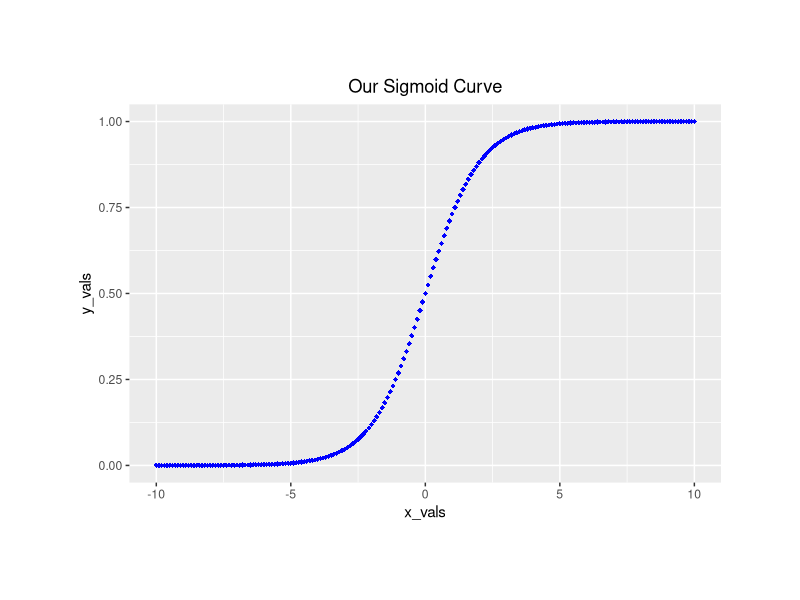

R code for this plot:
#######################
#Chapter 6, Listing XX to Listing XX
#######################

#### Set up
# Start by cleaning the environment
rm(list=ls())

# Set a random seed for reproducability
set.seed(42) 

# ggplot for viz
library(ggplot2)

#### Create a function
sigmoid = function(x) {
  1 / (1 + exp(-x))
}

#### Create test values
x_vals <- x <- seq(-10, 10, 0.1)

#### Use our function
y_vals <- sigmoid(x_vals)

#### Zip up our data
data <- data.frame(x_vals,y_vals)

#### Plot the result
ggplot(data, 
       aes(x=x_vals, y=y_vals)) + geom_point(shape=18, color="blue") +ggtitle("Our Sigmoid Curve") + theme(plot.title = element_text(hjust = 0.5)) + theme(plot.margin=unit(c(2,2,2,2),"cm"))

